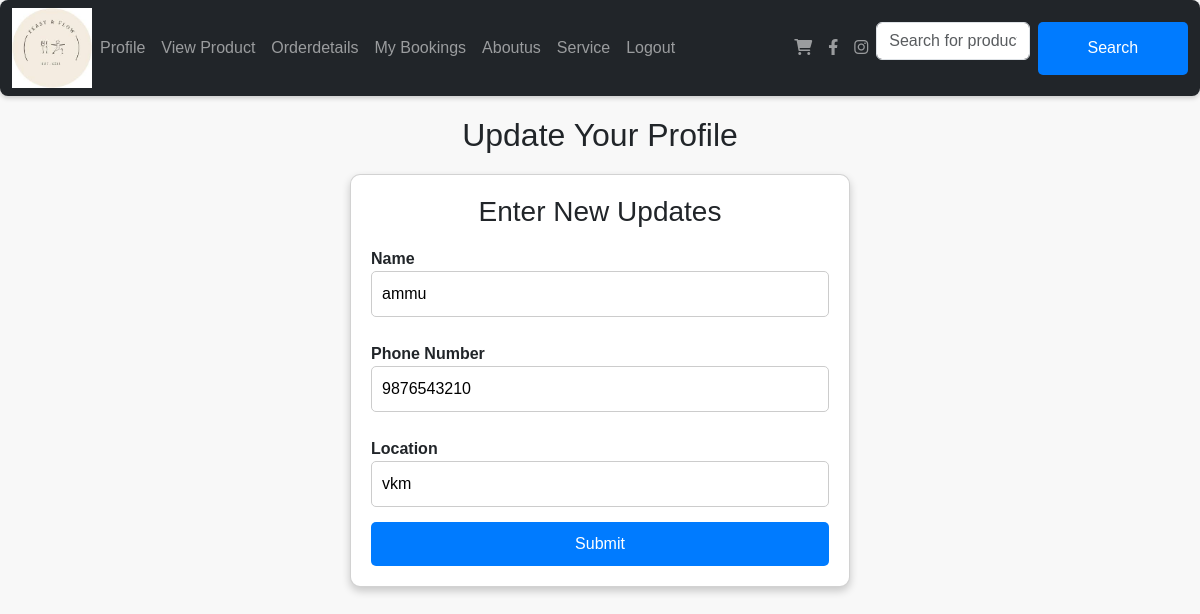
Page /upload/ (signed in) on the committed database.
### app/models.py (models this page shows, shortened)
class Register(models.Model):
    Email = models.EmailField(unique=True)
    name = models.TextField()
    phonenumber = models.IntegerField()
    password = models.TextField()
    location= models.TextField()

### app/views.py (the view, shortened to what this page needs)
# urls.py: path('upload/',views.upload),
def upload(req):
    if 'user' in req.session:
        try:
            data = Register.objects.get(Email=req.session['user'])
        except Register.DoesNotExist:
            return redirect(login)
        return render(req, 'user/updateprofile.html', {'data': data})
    else:
        return redirect(login)

### templates/user/updateprofile.html (shortened to what this page needs)
<!DOCTYPE html>
<html>
<head>
  <link rel="stylesheet" href="https://cdnjs.cloudflare.com/ajax/libs/font-awesome/4.7.0/css/font-awesome.min.css">
  <link href="https://cdn.jsdelivr.net/npm/bootstrap@5.3.3/dist/css/bootstrap.min.css" rel="stylesheet">
  <link href="https://cdnjs.cloudflare.com/ajax/libs/font-awesome/6.0.0-beta3/css/all.min.css" rel="stylesheet">
</head>
<body>
  <nav id="nav" class="navbar navbar-expand-sm navbar-dark bg-dark">
    <div class="container-fluid">
      <a href="../userhome" class="logo">
        <img src="../static/images.jpg" alt="logo" width="80px">
      </a>
      <div class="collapse navbar-collapse" id="mynavbar">
        <ul class="navbar-nav me-auto">
          <li class="nav-item">
            <a class="nav-link" href="../profile">Profile</a>
          </li>
          <li class="nav-item">
            <a class="nav-link" href="{% url 'userviewproduct' %}">View Product</a>
          </li>
          <li class="nav-item">
            <a class="nav-link" href="../orderdetails">Orderdetails</a>
          </li>
          <li class="nav-item">
            <a class="nav-link" href="../booking-history">My Bookings</a>
          </li>
        <li class="nav-item">
          <a class="nav-link" href="../aboutus">Aboutus</a>
        </li>
      <li class="nav-item">
        <a class="nav-link" href="../service">Service</a>
      </li>
          <li class="nav-item">
            <a class="nav-link" href="../logout">Logout</a>
          </li>
        </ul>
         <ul class="navbar-nav d-flex">
          <li class="nav-item">
            <a class="nav-link" href="../user_view_cart" target="_blank">
              <i class="fas fa-shopping-cart"></i>
            </a>
          </li>
          <li class="nav-item">
            <a class="nav-link" href="https://facebook.com" target="_blank">
              <i class="fab fa-facebook-f"></i>
            </a>
          </li>
          <li class="nav-item">
            <a class="nav-link" href="https://instagram.com" target="_blank">
              <i class="fab fa-instagram"></i>
            </a>
          </li>
        </ul>
    <form class="d-flex" method="post" action="{% url 'product_search' %}">
      <input type="text" class="form-control me-2" name="query" placeholder="Search for products...">
      <button type="submit" class="btn btn-primary">Search</button>
    </form>
      </div>
    </div>
  </nav>
  <div class="container">
    <h2 class="text-center my-3">Update Your Profile</h2>
    <div class="card">
      <form action="" method="post">
        <h3 class="text-center">Enter New Updates</h3>
        <label for="name">Name</label>
        <input type="text" id="name" name="name" value="{{data.name}}" placeholder="Enter your name" required>
        <label for="phone">Phone Number</label>
        <input type="number" id="phone" name="phonenumber" value="{{data.phonenumber}}" placeholder="Enter your phone number" required>
        <label for="location">Location</label>
        <input type="text" id="location" name="location" value="{{data.location}}" placeholder="Enter your location" required>
        <button type="submit">Submit</button>
      </form>
    </div>
  </div>
</body>
</html>

### templates/user/updateprofile.html (style rules this page uses)
body { font-family: Arial, sans-serif; background-color: #f8f8f8; }
#nav { box-shadow: 0 2px 5px rgba(0, 0, 0, 0.2); margin-bottom: 20px; border-radius: 8px; }
.card { max-width: 500px; margin: 20px auto; padding: 20px; border-radius: 10px; box-shadow: 0 4px 8px rgba(0, 0, 0, 0.2); }
label { font-weight: bold; margin-top: 10px; }
input { width: 100%; padding: 10px; margin-bottom: 15px; border: 1px solid #ccc; border-radius: 5px; }
button[type="submit"] { width: 100%; padding: 10px; background-color: #007bff; color: white; border: none; border-radius: 5px; font-size: 16px; cursor: pointer; }

### rows in the picture
Register: name "ammu", phonenumber "9876543210", location "vkm"
